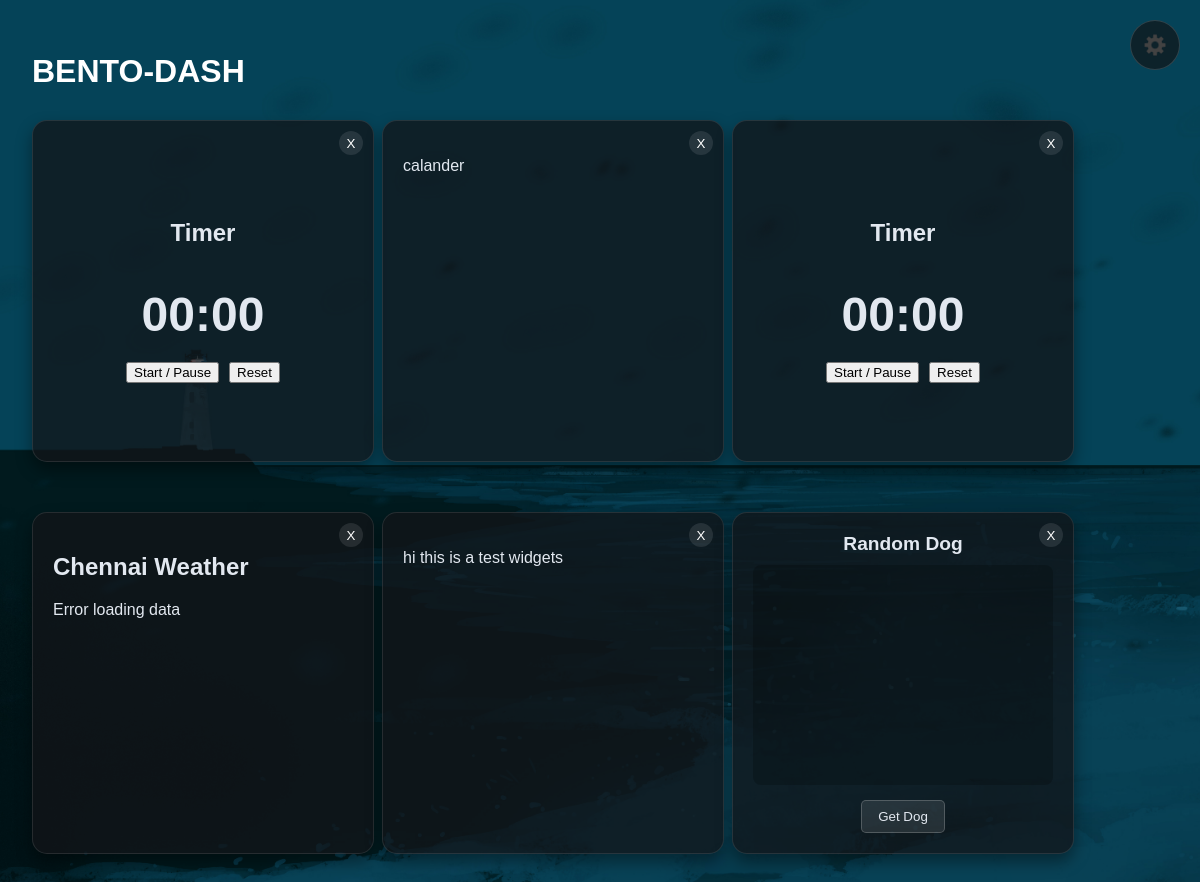
The app's page /, older data.
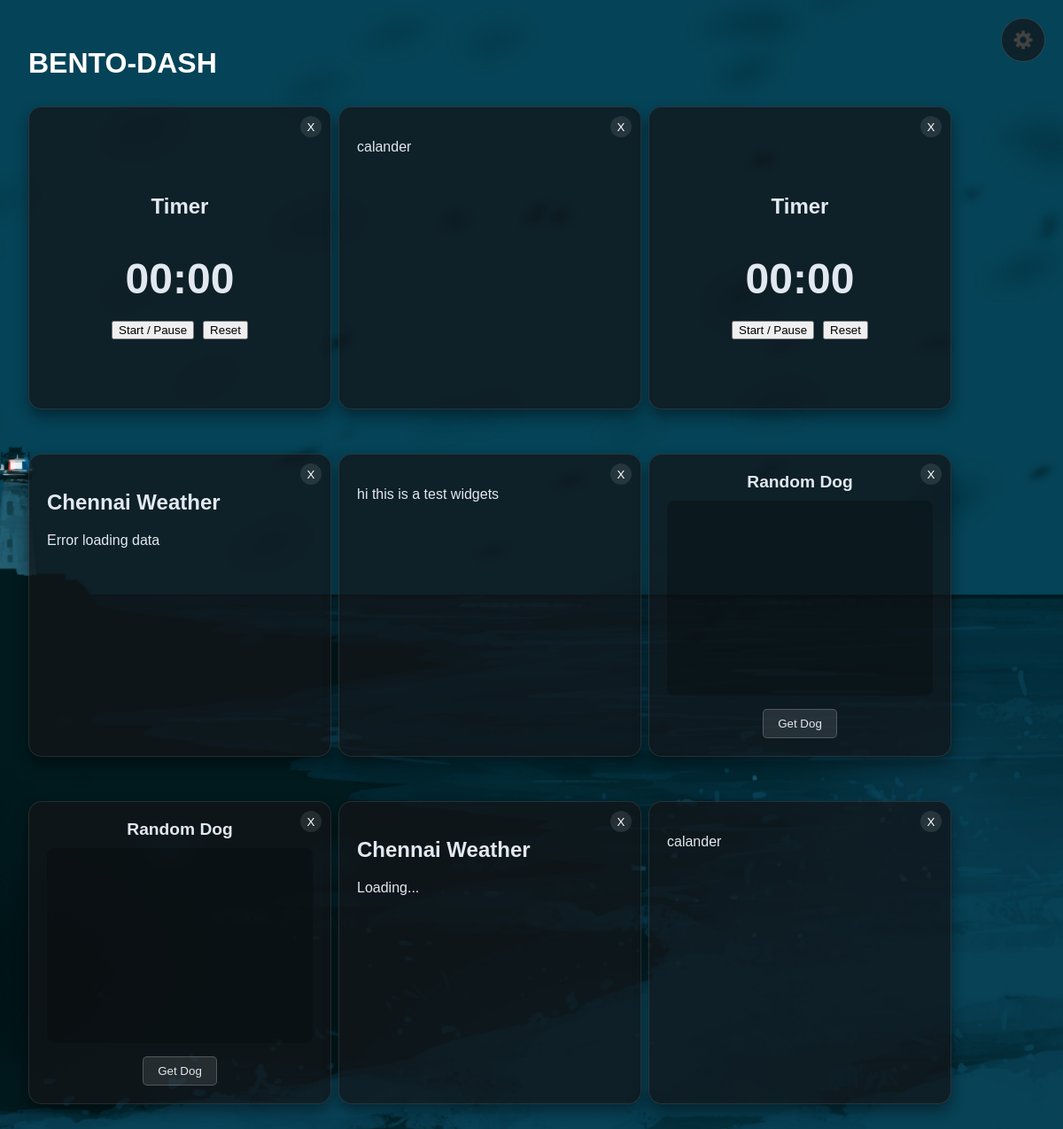
The same page, newer data.
### Dash/models.py (models this page shows, shortened)
class Widget(models.Model):
    WIDGET_TYPES = [
        ('timer', 'Timer'),
        ('calendar', 'Calendar'),
        ('test','Test'),
        ('weather','Weather'),
        ('randomDog','RandomDog'),
    ]
    widget_type = models.CharField(max_length=50, choices=WIDGET_TYPES)
    position = models.IntegerField(default=0)
    created_at = models.DateTimeField(auto_now_add=True)

### Dash/views.py (the view)
# urls.py: path('', views.dashboard, name='dashboard'),
def dashboard(request):
    widgets = Widget.objects.all().order_by('position')
    return render(request, 'dashboard/index.html', {'widgets': widgets})

### templates/dashboard/index.html (shortened to what this page needs)
{% load static %}
<!DOCTYPE html>
<html>
<head>
</head>
<body>
    <div class="settings-wrapper">
        <button type="button" class="settings-btn" onclick="openSettings()">
            <img src="{% static 'dashboard/settings.png' %}" alt="Settings">
        </button>
    </div>
    <h1 style="color: white;">BENTO-DASH</h1>
    <div class="bento-grid">
        {% for widget in widgets %}
            <div class="widget">
                <form method="POST" action="{% url 'delete_widget' widget.id %}" style="position:absolute; top:10px; right:10px;">
                    <button type="submit" style="background: rgba(255,255,255,0.1); border:none; color:white; border-radius:50%; width:24px; height:24px; cursor:pointer;">X</button>
                </form>
                {% if widget.widget_type == 'timer' %}
                    {% include 'dashboard/widgets/timer.html' %}
                {% elif widget.widget_type == 'calendar' %}
                    {% include 'dashboard/widgets/calendar.html' %}
                {% elif widget.widget_type == 'test' %}
                    {% include 'dashboard/widgets/test.html' %}
                {% elif widget.widget_type == 'weather' %}
                    {% include 'dashboard/widgets/weather.html' %}
                {% elif widget.widget_type == 'randomDog' %}
                    {% include 'dashboard/widgets/randomDog.html' %}
                {% endif %}
            </div>
        {% endfor %}
    </div>
</body>
</html>

### templates/dashboard/widgets/timer.html (shortened to what this page needs)
<div style="text-align: center; height: 100%; display: flex; flex-direction: column; justify-content: center;">
    <h2>Timer</h2>
    <h1 id="time-display-{{ widget.id }}" style="font-size: 3rem; margin: 20px 0;">00:00</h1>
    <div style="display: flex; gap: 10px; justify-content: center;">
        <button onclick="toggleTimer({{ widget.id }})">Start / Pause</button>
        <button onclick="resetTimer({{ widget.id }})">Reset</button>
    </div>
</div>

### templates/dashboard/widgets/calendar.html (shortened to what this page needs)
<!DOCTYPE html>
<html lang="en">
<head>
</head>
<body>
    <p>calander</p>
</body>
</html>

### templates/dashboard/widgets/weather.html (shortened to what this page needs)
<!DOCTYPE html>
<html lang="en">
<head>
</head>
<body>
    <div class="weather-card">
        <h2>Chennai Weather</h2>
        <div id="temp-value">Loading...</div>
    </div>
</body>
</html>

### templates/dashboard/widgets/test.html (shortened to what this page needs)
<!DOCTYPE html>
<html lang="en">
<head>
</head>
<body>
    <p>hi this is a test widgets</p>
</body>
</html>

### templates/dashboard/widgets/randomDog.html (shortened to what this page needs)
<div style="display: flex; flex-direction: column; height: 100%; align-items: center; justify-content: space-between;">
    <h3 style="margin-top: 0; margin-bottom: 10px; font-size: 1.2rem;">Random Dog</h3>
    <div style="flex-grow: 1; width: 100%; display: flex; justify-content: center; align-items: center; overflow: hidden; border-radius: 8px; background: rgba(0,0,0,0.2); margin-bottom: 15px;">
    </div>
    <button onclick="generateDog_{{ widget.id }}()" style="padding: 8px 16px; background: rgba(255,255,255,0.1); color: #e2e8f0; border: 1px solid rgba(255,255,255,0.2); border-radius: 5px; cursor: pointer; transition: background 0.2s;">
        Get Dog
    </button>
</div>

Row changes from the older to the newer data that the page shows:
added Widget: widget_type "Chennai Weather"
added Widget: widget_type "calander"
